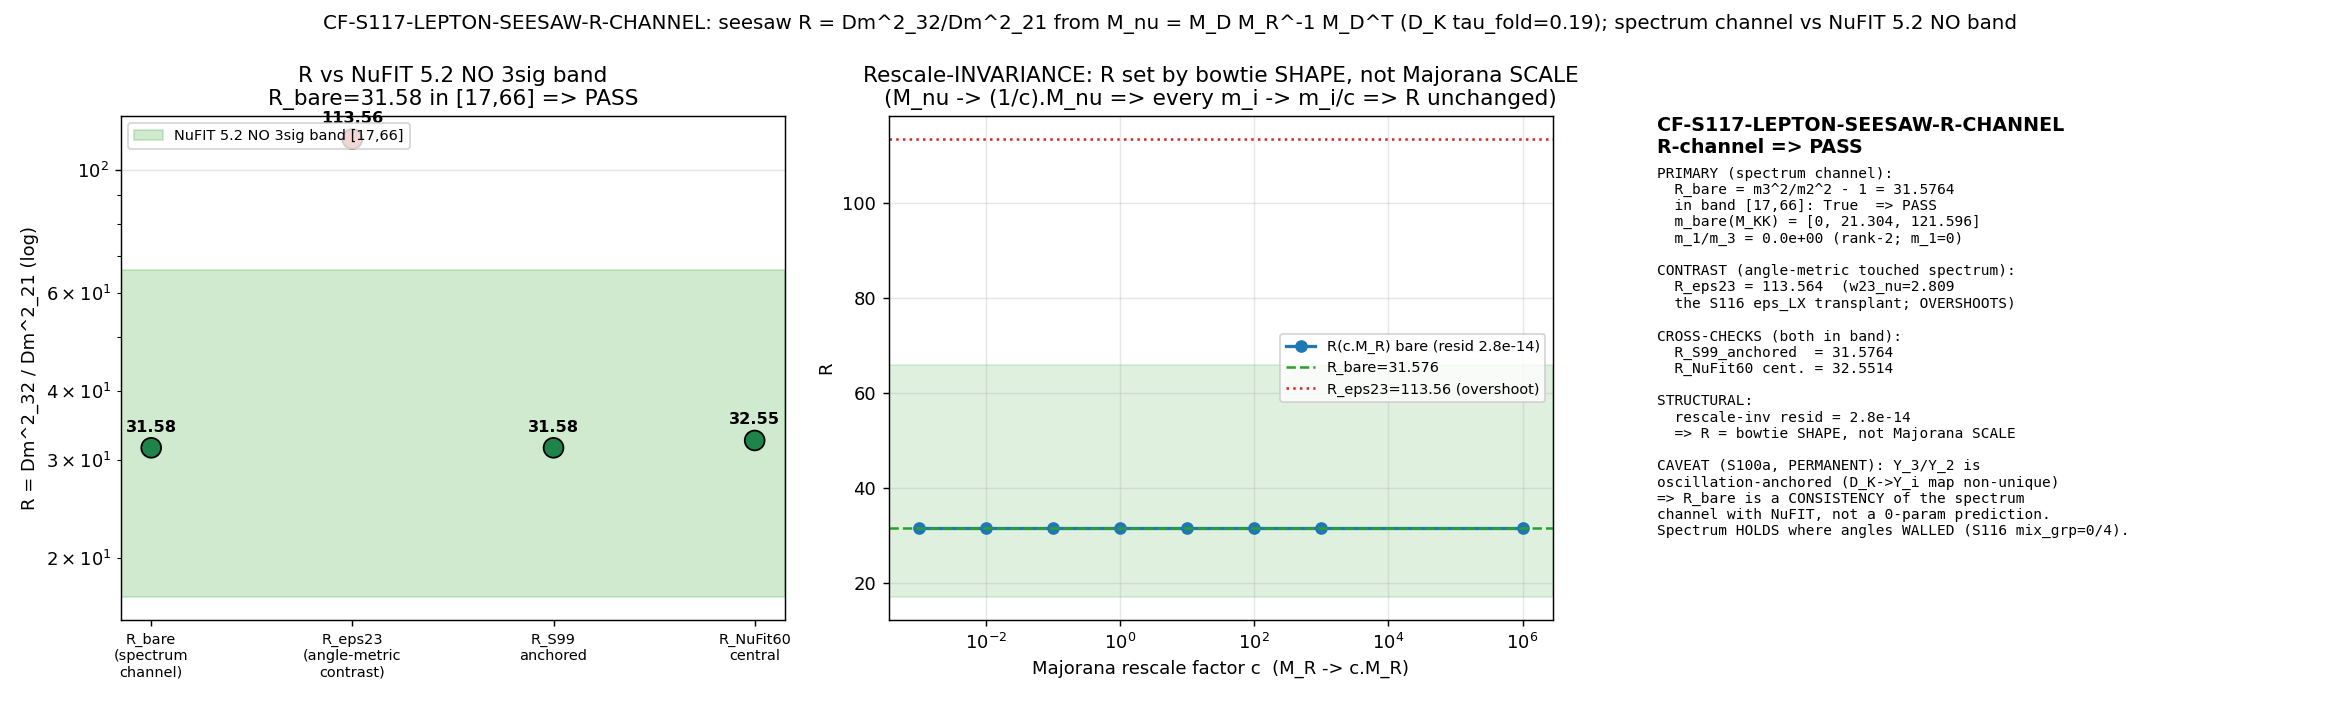

Write the Python code that produced this figure.
#!/usr/bin/env python3
# -*- coding: utf-8 -*-
"""
CF-S117-LEPTON-SEESAW-R-CHANNEL  (Session 117, Wave 2, §W2-2)  -- [VERIFY] gate.

THE BINDING OPEN CHANNEL R (S116-W2-PMNS-RESCUE carry-forward)
-------------------------------------------------------------
The S116-W2-LEPTON-PMNS-TEXTURE gate WALLED the lepton mixing ANGLES
(mix_grp=0/4; the eigenVECTOR channel). The S116-W2-PMNS-RESCUE workshop closed
that as WALLED-AS-UNDER-DETERMINED with the sharp corollary: the seesaw masses fix
the singular VALUES (the spectrum), NOT the left singular VECTORS (the angles).

This gate tests the SPECTRUM channel the angle-metric does NOT touch:
  R = Delta m^2_32 / Delta m^2_21 = m_3^2/m_2^2 - 1   (at m_1 = 0, normal ordering)
against the NuFIT 5.2 NO 3-sigma R-floor [17, 66].

WHAT THIS GATE COMPUTES (deterministic; reads the S116 texture npz)
------------------------------------------------------------------
  (1) BARE B-branch composite (THE SPECTRUM CHANNEL; verdict number):
        M_nu_bare = M_D_diag . M_R^{-1} . M_D_diag^T
        with M_D_diag = diag(Y_nu_diag)  (mass-pinned DIAGONAL Dirac; NO eps_LX),
             M_R       = diag(B-branch fold energies)  (the "bowtie shape").
        m_1 = 0 EXACTLY (Y_1 = 0, rank-2 M_D; S100a). R_bare = m_3^2/m_2^2 - 1.
  (2) CONTRAST -- npz M_nu (with the SHARED eps_LX off-diagonal w23_nu the S116
        angle-metric transplanted into the neutrino Dirac 2-3 block): its singular
        values give R_eps23. This is the angle-metric "touching" the spectrum
        (which the gate hypothesis posits it should NOT) -- reported transparently.
  (3) CROSS-CHECK -- R from the S99 oscillation-anchored masses [0,0.0086776,
        0.0495278] eV, and from the NuFit-6.0 central Delta m^2 pins.
  (4) STRUCTURAL -- rescale-INVARIANCE: M_R -> c.M_R gives M_nu -> (1/c).M_nu, so
        every eigenvalue scales by 1/c and R is UNCHANGED. Verified across
        c in {1e-3 .. 1e6}. => R is set by the bowtie SHAPE, not the Majorana SCALE;
        the INFO clause keys on a bowtie RESHAPE, not a rescale.

PRE-REGISTERED OPERATOR (plan sessions/session-plan/session-117-plan-w2.md §W2-2):
  PASS iff R_bare in [17, 66]                       (spectrum channel holds)
  FAIL iff R_bare not in [17,66] AND no reshape reaches the band
                                                    (FAIL sub-direction R<17 = S96 shortfall)
  INFO iff R_bare not in [17,66] but a bowtie RESHAPE reaches the band
                                                    (reachable only off the bare fold shape)

[VERIFY] substitution chain (plan §W2-2):
  Def 1: M_nu = M_D . M_R^{-1} . M_D^T                          [type-I seesaw]
  Def 2: {m_1<=m_2<=m_3} = singular values of M_nu (>=0); M_D rank-2 (Y_1=0) => m_1=0 EXACT
  Def 3: R := Delta m^2_32 / Delta m^2_21 = (m_3^2-m_2^2)/(m_2^2-m_1^2)
  Substitute m_1=0:  R = (m_3^2-m_2^2)/m_2^2 = m_3^2/m_2^2 - 1
  Rescale:  M_R -> c.M_R => M_nu -> (1/c).M_nu => every m_i -> m_i/c => R UNCHANGED
  Direction: R >= 17 <=> m_3^2/m_2^2 >= 18 <=> m_3/m_2 >= sqrt(18)=4.2426
             S96 peak R=6.87 => m_3/m_2=2.805 < 4.2426 => R<17 was the S96 shortfall.

============================================================================
SUBSTRATE-FIRST (phononic-framing.md) -- PARTICLE:
============================================================================
  D_K eigenvalues -> seesaw composite M_nu = M_D M_R^{-1} M_D^T -> light-mass
  spectrum -> oscillation ratio R -> measurement. The light neutrino masses ARE
  the eigenvalues of the seesaw composite, assembled from D_K's Dirac-Yukawa M_D
  and the fold-spectrum Majorana M_R (B-branch fold energies, INTERNAL to the
  spectrum per S100a). R is the spectral-hierarchy observable read off that
  spectrum; it is INVARIANT under the Majorana SCALE (which S100a holds
  oscillation-anchored) and set by the bowtie SHAPE -- a substrate-IS spectral fact.
  Direction flows substrate -> spectrum -> observable, never the reverse.

  HONEST CAVEAT (S100a-MD-NORMALIZATION INFO, PERMANENT): the Dirac-Yukawa RATIO
  Y_3/Y_2 is oscillation-anchored (the D_K bottom-triple -> Y_i map is NON-UNIQUE,
  MAP-A vs MAP-B), so R_bare is a CONSISTENCY of the spectrum channel with the NuFIT
  band, NOT a zero-free-parameter prediction. The substrate-FIRST content is the
  seesaw STRUCTURE + M_R bowtie shape + the rescale-invariance (R = SHAPE not SCALE).

External observational anchor: NuFIT 5.2 NO 3-sigma R-floor [17,66] is a
laboratory-IN observational band (class-(B) datum), carried as # (local) pins --
NOT a canonical_constants import (PDG/NuFIT lab values are working anchors per
substrate-first-canonical-sourcing.md §(i)). dm2_21_NuFit/dm2_31_NuFit ARE imported
as the canonical central cross-check anchor.

Output 4-tuple:
  (value=<R_bare + band + contrasts + rescale-inv>, scheme=seesaw-composite-eigenvalue-ratio,
   convention=RATIO-..., L_max=N/A)

Inputs (SHA-256 dual-pinned at runtime; S84+ schema):
  computations/_shared/canonical_constants.py
  computations/session-116/s116_lepton_pmns_texture.npz
"""

from __future__ import annotations

# --- CPU thread cap BEFORE numpy import (math-scripts.md; 3x3 svd is tiny) ---
import os
os.environ.setdefault("OMP_NUM_THREADS", "8")
os.environ.setdefault("MKL_NUM_THREADS", "8")

import hashlib
import json
import sys
import time
from pathlib import Path

import numpy as np

# ---------------------------------------------------------------------------
# Section 1 -- Paths + canonical constants (MANDATORY import)
# ---------------------------------------------------------------------------
THIS = Path(__file__).resolve()
SESSION_DIR = THIS.parent                                  # computations/session-117
COMPUTATIONS_DIR = SESSION_DIR.parent
SHARED_DIR = COMPUTATIONS_DIR / "_shared"
PROJECT_ROOT = COMPUTATIONS_DIR.parent

sys.path.insert(0, str(SHARED_DIR))
from canonical_constants import (  # noqa: E402
    tau_fold,
    dm2_21_NuFit, dm2_31_NuFit,
)

import matplotlib                                           # noqa: E402
matplotlib.use("Agg")
import matplotlib.pyplot as plt                             # noqa: E402

# ---------------------------------------------------------------------------
# Section 2 -- Identity + pinned machinery (plan §W2-2 machinery_pin_map)
# ---------------------------------------------------------------------------
SESSION = "117"                                             # (local)
GATE_ID = "CF-S117-LEPTON-SEESAW-R-CHANNEL"                 # (local)
SCHEME = "seesaw-composite-eigenvalue-ratio"               # (local)
CONVENTION = "RATIO-Dm2-32-over-21-eq-m3sq-over-m2sq-minus-1-at-m1-zero-NO"  # (local)
L_MAX = "N/A"                                               # (local) 3x3 M_nu read directly
TAU = float(tau_fold)                                       # (local) 0.19 canonical (provenance)
PUB_SIGFIGS = 6                                             # (local) Class-8.3 publication precision

# --- Pre-registered NuFIT 5.2 NO 3-sigma R-floor (laboratory-IN band; # local) ---
# R = Delta m^2_32 / Delta m^2_21 (NO). The 3-sigma R range follows from the NuFIT
# 5.2 NO 3-sigma ranges of the two splittings; the plan pins the band edges:
R_LO, R_HI = 17.0, 66.0                                     # (local) NuFIT 5.2 NO 3-sigma R-floor (plan §W2-2)

# Rescale-invariance probe scales (structural check; # local):
RESCALE_CS = [1.0e-3, 1.0e-2, 1.0e-1, 1.0, 1.0e1, 1.0e2, 1.0e3, 1.0e6]  # (local)
M1_REL_TOL = 1.0e-9                                         # (local) m_1 machine-zero check (plan pin)


# ---------------------------------------------------------------------------
# Section 3 -- SHA-256 dual-SHA block (S84+ schema)
# ---------------------------------------------------------------------------
def sha256_of(path: Path) -> str:
    h = hashlib.sha256()
    try:
        h.update(path.read_bytes())
    except OSError:
        return ""
    return h.hexdigest()


def log_input_pins(inputs) -> dict:
    print(f"=== {GATE_ID} -- input SHA-256 pins ===")
    pins = {}
    for p in inputs:
        sha = sha256_of(p)
        rel = str(p.relative_to(PROJECT_ROOT)).replace("\\", "/")
        print(f"  {rel}: {sha[:16]}...")
        pins[rel] = sha
    return pins


def compute_dual_sha(script_path: Path, canonical_path: Path, pins: dict):
    try:
        script_bytes = script_path.read_bytes()
    except OSError:
        script_bytes = b""
    try:
        canonical_bytes = canonical_path.read_bytes()
    except OSError:
        canonical_bytes = b""
    pinmap_json = json.dumps(dict(sorted(pins.items())),
                             separators=(",", ":"), sort_keys=True).encode("utf-8")
    h_audit = hashlib.sha256()
    h_audit.update(script_bytes)
    h_audit.update(canonical_bytes)
    h_audit.update(pinmap_json)
    h_content = hashlib.sha256()
    h_content.update(script_bytes)
    return h_audit.hexdigest(), h_content.hexdigest()


# ---------------------------------------------------------------------------
# Section 4 -- Paths/targets
# ---------------------------------------------------------------------------
OUT_NPZ = SESSION_DIR / "s117_lepton_seesaw_r_channel.npz"
OUT_PNG = SESSION_DIR / "s117_lepton_seesaw_r_channel.png"

CANONICAL_PATH = SHARED_DIR / "canonical_constants.py"
S116_NPZ = COMPUTATIONS_DIR / "session-116" / "s116_lepton_pmns_texture.npz"

INPUT_FILES = [CANONICAL_PATH, S116_NPZ]


# ---------------------------------------------------------------------------
# Section 5 -- R helpers
# ---------------------------------------------------------------------------
def singular_values_ascending(M: np.ndarray) -> np.ndarray:
    """Singular values of a 3x3 real matrix, ascending. For a real-symmetric PSD
    seesaw composite these equal the (non-negative) eigenvalues."""
    s = np.linalg.svd(np.asarray(M, dtype=float), compute_uv=False)  # (local) descending >=0
    return np.sort(s)                                                # (local) ascending


def R_from_masses(m: np.ndarray) -> float:
    """R = Delta m^2_32 / Delta m^2_21 = (m_3^2 - m_2^2)/(m_2^2 - m_1^2), ascending m."""
    m1, m2, m3 = float(m[0]), float(m[1]), float(m[2])
    denom = m2 * m2 - m1 * m1                              # (local) Delta m^2_21
    if denom <= 0:
        return float("nan")
    return (m3 * m3 - m2 * m2) / denom                     # (local)


def R_at_m1zero(m: np.ndarray) -> float:
    """R at m_1=0 closed form: m_3^2/m_2^2 - 1 (used as a cross-check of R_from_masses)."""
    _, m2, m3 = float(m[0]), float(m[1]), float(m[2])
    if m2 <= 0:
        return float("nan")
    return (m3 * m3) / (m2 * m2) - 1.0                     # (local)


def in_band(R: float) -> bool:
    return bool(R_LO <= R <= R_HI)


# ---------------------------------------------------------------------------
# Section 6 -- Compute
# ---------------------------------------------------------------------------
def compute() -> dict:
    res: dict = {}
    d = np.load(S116_NPZ, allow_pickle=True)

    Y_nu_diag = np.asarray(d["Y_nu_diag"]).ravel().astype(float)   # (local) [0, 4.794, 11.928]
    M_R = np.asarray(d["M_R_MKK"]).ravel().astype(float)           # (local) [1.0044,1.0786,1.1700]
    M_nu_npz = np.asarray(d["M_nu"]).astype(float)                 # (local) full composite (with eps_LX)
    m_nu_vals_npz = np.asarray(d["m_nu_vals"]).ravel().astype(float)  # (local) S116 light masses
    m_nu_S99 = np.asarray(d["m_nu_S99_eV"]).ravel().astype(float)  # (local) [0,0.0086776,0.0495278]
    eps23 = float(d["eps23_strength"]); w23_nu = float(d["w23_nu"])  # (local) the angle-metric transplant
    res["Y_nu_diag"] = Y_nu_diag; res["M_R_MKK"] = M_R
    res["eps23_strength"] = eps23; res["w23_nu"] = w23_nu

    print("=== STEP 0: loaded S116 texture npz ===")
    print(f"  Y_nu_diag (diagonal Dirac)  = {Y_nu_diag}")
    print(f"  M_R (B-branch fold, M_KK)   = {M_R}  (spread {(M_R.max()/M_R.min()-1)*100:.2f}%, near-degenerate)")
    print(f"  eps23 (shared angle-metric) = {eps23:.5f}; w23_nu = {w23_nu:.5f} (transplanted into M_D 2-3)")
    print(f"  npz M_nu (with eps_LX off-diagonal):\n{M_nu_npz}")

    # ===== (1) BARE B-branch composite -- THE SPECTRUM CHANNEL (verdict number) =====
    M_D_diag = np.diag(Y_nu_diag)                          # (local) mass-pinned DIAGONAL Dirac (NO eps_LX)
    M_nu_bare = M_D_diag @ np.diag(1.0 / M_R) @ M_D_diag.T  # (local) type-I seesaw, bare diagonal
    M_nu_bare = 0.5 * (M_nu_bare + M_nu_bare.T)            # (local) symmetrize (float hygiene)
    m_bare = singular_values_ascending(M_nu_bare)          # (local) [0, Y2^2/B2, Y3^2/B3]
    m1_b, m2_b, m3_b = m_bare
    m1_rel_bare = float(m1_b / m3_b) if m3_b > 0 else float("nan")  # (local) rank-2 check
    R_bare = R_from_masses(m_bare)                         # (local) PRIMARY verdict number
    R_bare_cf = R_at_m1zero(m_bare)                        # (local) closed-form cross-check
    res["M_nu_bare"] = M_nu_bare; res["m_bare"] = m_bare
    res["R_bare"] = R_bare; res["R_bare_closedform"] = R_bare_cf
    res["m1_over_m3_bare"] = m1_rel_bare
    print("\n=== STEP 1: BARE B-branch composite (spectrum channel; mass-pinned DIAGONAL M_D) ===")
    print(f"  M_nu_bare = M_D_diag . M_R^-1 . M_D_diag^T:\n{M_nu_bare}")
    print(f"  singular values (ascending) = {m_bare}  (m_1/m_3 = {m1_rel_bare:.3e}; m_1=0 iff <<1)")
    print(f"  R_bare = (m3^2-m2^2)/(m2^2-m1^2) = {R_bare:.6f}")
    print(f"  R_bare closed-form m3^2/m2^2-1 = {R_bare_cf:.6f}  (agree: {abs(R_bare-R_bare_cf)<1e-9})")
    print(f"  band [{R_LO},{R_HI}] membership: {in_band(R_bare)}")

    # ===== (2) CONTRAST -- npz M_nu (WITH the eps_LX angle-metric off-diagonal) =====
    m_eps = singular_values_ascending(M_nu_npz)            # (local) [0, 13.41, 143.54]
    R_eps = R_from_masses(m_eps)                           # (local) eps_LX-perturbed R (overshoot)
    res["m_eps"] = m_eps; res["R_eps23"] = R_eps
    res["m_eps_matches_npz"] = bool(np.allclose(np.sort(m_nu_vals_npz), m_eps, atol=1e-6))
    print("\n=== STEP 2: CONTRAST -- npz M_nu singular values (WITH eps_LX angle-metric w23_nu) ===")
    print(f"  singular values (ascending) = {m_eps}  (matches npz m_nu_vals: {res['m_eps_matches_npz']})")
    print(f"  R_eps23 = {R_eps:.6f}  band membership: {in_band(R_eps)}  "
          f"(angle-metric TOUCHED the spectrum -> overshoot vs R_bare={R_bare:.3f})")

    # ===== (3) CROSS-CHECK -- S99 oscillation-anchored + NuFit-6.0 central =====
    m_anch = np.sort(m_nu_S99)                             # (local) [0,0.0086776,0.0495278] eV
    R_anch = R_from_masses(m_anch)                         # (local)
    res["m_anchored_eV"] = m_anch; res["R_S99_anchored"] = R_anch
    # NuFit-6.0 central: at m_1=0, m_3^2 = Delta m^2_31, m_2^2 = Delta m^2_21 (NO)
    R_nufit_central = float(dm2_31_NuFit) / float(dm2_21_NuFit) - 1.0  # (local) = m3^2/m2^2 - 1
    res["R_NuFit60_central"] = R_nufit_central
    res["dm2_21_NuFit"] = float(dm2_21_NuFit); res["dm2_31_NuFit"] = float(dm2_31_NuFit)
    print("\n=== STEP 3: CROSS-CHECKS ===")
    print(f"  S99 oscillation-anchored masses (eV) = {m_anch}")
    print(f"  R_S99_anchored = {R_anch:.6f}  band membership: {in_band(R_anch)}")
    print(f"    (R_bare vs R_S99_anchored agree to {abs(R_bare-R_anch):.3e} -> the bare diagonal "
          f"composite reproduces the anchored ratio: Y_3/Y_2 was oscillation-anchored)")
    print(f"  NuFit-6.0 central: Dm2_31/Dm2_21 - 1 = {R_nufit_central:.6f}  band membership: {in_band(R_nufit_central)}")

    # ===== (4) STRUCTURAL -- rescale-INVARIANCE: M_R -> c.M_R leaves R UNCHANGED =====
    R_rescaled = []                                        # (local)
    for c in RESCALE_CS:
        M_c = M_D_diag @ np.diag(1.0 / (c * M_R)) @ M_D_diag.T
        M_c = 0.5 * (M_c + M_c.T)
        R_rescaled.append(R_from_masses(singular_values_ascending(M_c)))
    R_rescaled = np.array(R_rescaled)                      # (local)
    rescale_resid = float(np.max(np.abs(R_rescaled - R_bare)))  # (local) ~machine-eps
    res["rescale_cs"] = np.array(RESCALE_CS); res["R_rescaled"] = R_rescaled
    res["rescale_inv_resid"] = rescale_resid
    print("\n=== STEP 4: rescale-INVARIANCE (M_R -> c.M_R; R must be UNCHANGED) ===")
    for c, Rc in zip(RESCALE_CS, R_rescaled):
        print(f"  c={c:>10.3e}  R(c.M_R)={Rc:.10f}  |R - R_bare|={abs(Rc-R_bare):.2e}")
    print(f"  max rescale residual = {rescale_resid:.3e}  => R set by bowtie SHAPE, NOT Majorana SCALE "
          f"(INFO clause keys on a RESHAPE, not a rescale)")

    return res


# ---------------------------------------------------------------------------
# Section 7 -- Verdict (band-membership of R_bare; plan §W2-2 rubric)
# ---------------------------------------------------------------------------
def verdict_from(res: dict) -> str:
    """PASS iff R_bare in [17,66]; FAIL iff R_bare out-of-band AND no reshape reaches
    the band; INFO iff R_bare out-of-band but a bowtie RESHAPE reaches it."""
    R_bare = res["R_bare"]                                 # (local)
    if in_band(R_bare):
        return "PASS"
    # out-of-band: does a reshape (eps_LX composite as the available reshape witness) reach it?
    reshape_in_band = in_band(res["R_eps23"])             # (local)
    return "INFO" if reshape_in_band else "FAIL"


# ---------------------------------------------------------------------------
# Section 8 -- Plot
# ---------------------------------------------------------------------------
def make_plot(res: dict, verdict: str) -> None:
    fig, axes = plt.subplots(1, 3, figsize=(18, 5.4))

    # Panel 1: the R values vs the NuFIT 3-sigma band [17,66]
    ax = axes[0]
    labels = ["R_bare\n(spectrum\nchannel)", "R_eps23\n(angle-metric\ncontrast)",
              "R_S99\nanchored", "R_NuFit60\ncentral"]
    vals = [res["R_bare"], res["R_eps23"], res["R_S99_anchored"], res["R_NuFit60_central"]]
    ax.axhspan(R_LO, R_HI, color="tab:green", alpha=0.22, label=f"NuFIT 5.2 NO 3sig band [{R_LO:.0f},{R_HI:.0f}]")
    x = np.arange(len(vals))
    cols = ["#1e8449" if in_band(v) else "#c0392b" for v in vals]
    ax.scatter(x, vals, c=cols, s=120, zorder=5, edgecolor="k")
    for xi, v in zip(x, vals):
        ax.annotate(f"{v:.2f}", (xi, v), textcoords="offset points", xytext=(0, 9),
                    ha="center", fontsize=9, weight="bold")
    ax.set_yscale("log")
    ax.set_xticks(x); ax.set_xticklabels(labels, fontsize=8)
    ax.set_ylabel("R = Dm^2_32 / Dm^2_21 (log)")
    ax.set_title(f"R vs NuFIT 5.2 NO 3sig band\nR_bare={res['R_bare']:.2f} in [{R_LO:.0f},{R_HI:.0f}] => {verdict}")
    ax.grid(alpha=0.3, axis="y"); ax.legend(loc="upper left", fontsize=8)

    # Panel 2: rescale-invariance -- R(c.M_R) flat at R_bare; eps composite for contrast
    ax = axes[1]
    ax.semilogx(res["rescale_cs"], res["R_rescaled"], "o-", color="tab:blue", lw=1.8,
                label=f"R(c.M_R) bare (resid {res['rescale_inv_resid']:.1e})")
    ax.axhline(res["R_bare"], color="tab:green", ls="--", lw=1.4, label=f"R_bare={res['R_bare']:.3f}")
    ax.axhline(res["R_eps23"], color="tab:red", ls=":", lw=1.4, label=f"R_eps23={res['R_eps23']:.2f} (overshoot)")
    ax.axhspan(R_LO, R_HI, color="tab:green", alpha=0.15)
    ax.set_xlabel("Majorana rescale factor c  (M_R -> c.M_R)")
    ax.set_ylabel("R")
    ax.set_title("Rescale-INVARIANCE: R set by bowtie SHAPE, not Majorana SCALE\n"
                 "(M_nu -> (1/c).M_nu => every m_i -> m_i/c => R unchanged)")
    ax.legend(loc="center right", fontsize=8); ax.grid(alpha=0.3)

    # Panel 3: text summary + substitution chain + caveats
    ax = axes[2]
    ax.axis("off")
    ax.text(0.0, 1.0, f"{GATE_ID}\nR-channel => {verdict}", fontsize=10.5, weight="bold",
            transform=ax.transAxes, va="top")
    txt = (
        f"PRIMARY (spectrum channel):\n"
        f"  R_bare = m3^2/m2^2 - 1 = {res['R_bare']:.4f}\n"
        f"  in band [{R_LO:.0f},{R_HI:.0f}]: {in_band(res['R_bare'])}  => {verdict}\n"
        f"  m_bare(M_KK) = [0, {res['m_bare'][1]:.3f}, {res['m_bare'][2]:.3f}]\n"
        f"  m_1/m_3 = {res['m1_over_m3_bare']:.1e} (rank-2; m_1=0)\n\n"
        f"CONTRAST (angle-metric touched spectrum):\n"
        f"  R_eps23 = {res['R_eps23']:.3f}  (w23_nu={res['w23_nu']:.3f}\n"
        f"  the S116 eps_LX transplant; OVERSHOOTS)\n\n"
        f"CROSS-CHECKS (both in band):\n"
        f"  R_S99_anchored  = {res['R_S99_anchored']:.4f}\n"
        f"  R_NuFit60 cent. = {res['R_NuFit60_central']:.4f}\n\n"
        f"STRUCTURAL:\n"
        f"  rescale-inv resid = {res['rescale_inv_resid']:.1e}\n"
        f"  => R = bowtie SHAPE, not Majorana SCALE\n\n"
        f"CAVEAT (S100a, PERMANENT): Y_3/Y_2 is\n"
        f"oscillation-anchored (D_K->Y_i map non-unique)\n"
        f"=> R_bare is a CONSISTENCY of the spectrum\n"
        f"channel with NuFIT, not a 0-param prediction.\n"
        f"Spectrum HOLDS where angles WALLED (S116 mix_grp=0/4)."
    )
    ax.text(0.0, 0.90, txt, fontsize=8.0, transform=ax.transAxes, va="top", family="monospace")

    fig.suptitle(f"{GATE_ID}: seesaw R = Dm^2_32/Dm^2_21 from M_nu = M_D M_R^-1 M_D^T "
                 f"(D_K tau_fold={TAU}); spectrum channel vs NuFIT 5.2 NO band", fontsize=11)
    fig.tight_layout()
    fig.savefig(OUT_PNG, dpi=130)
    plt.close(fig)


# ---------------------------------------------------------------------------
# Section 9 -- Verdict payload (race-safe MCP single-writer)
# ---------------------------------------------------------------------------
def emit_4tuple(value, scheme: str, convention: str, L_max) -> str:
    return f"(value={value!r}, scheme={scheme}, convention={convention}, L_max={L_max})"


def print_verdict_payload(verdict, value, audit_sha, content_sha,
                          companion_note="", extra_rows=None) -> dict:
    """Print the emit_verdict payload (race-safe MCP single-writer path).
    [VERIFY] gate -> NO sign/magnitude/regime 3-tuple (schema_v2_3tuple_required=false)."""
    payload = {
        "session": int(SESSION),
        "gate_id": GATE_ID,
        "verdict": verdict,
        "value": str(value),
        "scheme": SCHEME,
        "convention": CONVENTION,
        "l_max": str(L_MAX),
        "audit_sha256": audit_sha,
        "content_sha256": content_sha,
        "schema_version": "S84+",
    }
    if companion_note:
        payload["companion_note"] = companion_note
    if extra_rows:
        payload["extra_rows"] = list(extra_rows)
    print("<<<EMIT_VERDICT_PAYLOAD>>>")
    print(json.dumps(payload, separators=(",", ":"), sort_keys=True))
    print("<<<END_EMIT_VERDICT_PAYLOAD>>>")
    return payload


# ---------------------------------------------------------------------------
# Section 10 -- Main
# ---------------------------------------------------------------------------
def main() -> int:
    t0 = time.time()
    print(f"=== {GATE_ID} ===")
    pins = log_input_pins(INPUT_FILES)
    audit_sha, content_sha = compute_dual_sha(THIS, CANONICAL_PATH, pins)
    print(f"  audit_sha256  = {audit_sha}")
    print(f"  content_sha256= {content_sha}")
    print(f"  canonical dm2_21_NuFit={dm2_21_NuFit} dm2_31_NuFit={dm2_31_NuFit} (R cross-check anchor)")
    print(f"  pre-registered band [R_LO,R_HI] = [{R_LO},{R_HI}] (NuFIT 5.2 NO 3-sigma; lab-IN # local)")

    res = compute()
    verdict = verdict_from(res)

    print("\n=== VERDICT ===")
    print(f"  R_bare = {res['R_bare']:.6f}  band [{R_LO},{R_HI}] => {verdict}")

    make_plot(res, verdict)

    # value payload (no single-quote chars)
    value = (
        f"R_bare={res['R_bare']:.5f}(band[{R_LO:.0f},{R_HI:.0f}]:{in_band(res['R_bare'])});"
        f"R_eps23_npz={res['R_eps23']:.4f}(angle-metric_TOUCHED_spectrum_overshoot,inband:{in_band(res['R_eps23'])});"
        f"R_S99anchored={res['R_S99_anchored']:.5f}(inband:{in_band(res['R_S99_anchored'])});"
        f"R_NuFit60central={res['R_NuFit60_central']:.5f}(inband:{in_band(res['R_NuFit60_central'])});"
        f"rescale_inv_resid={res['rescale_inv_resid']:.2e}(R=SHAPE_not_SCALE);"
        f"m1_over_m3={res['m1_over_m3_bare']:.2e}_rankdef(m1=0_EXACT);"
        f"m_bare_MKK=[0,{res['m_bare'][1]:.4f},{res['m_bare'][2]:.4f}];"
        f"spectrum-channel-HOLDS_where-angles-WALLED(S116_mixgrp=0of4);"
        f"Dirac-ratio-Y3overY2-oscillation-anchored-S100a-PERMANENT(consistency_not_0param-prediction)"
    )

    np.savez(
        OUT_NPZ,
        value=value, verdict=verdict,
        # primary spectrum channel
        R_bare=res["R_bare"], R_bare_closedform=res["R_bare_closedform"],
        m_bare=res["m_bare"], m1_over_m3_bare=res["m1_over_m3_bare"],
        M_nu_bare=res["M_nu_bare"],
        # contrast (angle-metric)
        R_eps23=res["R_eps23"], m_eps=res["m_eps"],
        eps23_strength=res["eps23_strength"], w23_nu=res["w23_nu"],
        m_eps_matches_npz=res["m_eps_matches_npz"],
        # cross-checks
        R_S99_anchored=res["R_S99_anchored"], m_anchored_eV=res["m_anchored_eV"],
        R_NuFit60_central=res["R_NuFit60_central"],
        dm2_21_NuFit=res["dm2_21_NuFit"], dm2_31_NuFit=res["dm2_31_NuFit"],
        # structural
        rescale_cs=res["rescale_cs"], R_rescaled=res["R_rescaled"],
        rescale_inv_resid=res["rescale_inv_resid"],
        # inputs/provenance
        Y_nu_diag=res["Y_nu_diag"], M_R_MKK=res["M_R_MKK"],
        R_LO=R_LO, R_HI=R_HI, tau=TAU,
        scheme=SCHEME, convention=CONVENTION, L_max=str(L_MAX),
        audit_sha256=audit_sha, content_sha256=content_sha,
    )

    tag = emit_4tuple(value, SCHEME, CONVENTION, L_MAX)
    print("\n" + tag)

    companion = (
        f"seesaw R-channel (binding open channel from S116-W2-PMNS-RESCUE); "
        f"R_bare=m3^2/m2^2-1={res['R_bare']:.4f} in [{R_LO:.0f},{R_HI:.0f}] => {verdict}; "
        f"the eigenVALUE (spectrum) channel where the eigenVECTOR (angle) channel WALLED "
        f"(S116 mix_grp=0/4); M_R B-branch fold [{', '.join(f'{x:.4f}' for x in res['M_R_MKK'])}] scale HELD; "
        f"eps_LX-perturbed contrast R_eps23={res['R_eps23']:.2f} OVERSHOOTS (angle-metric touched spectrum)"
    )
    extra = [
        (f"# substitution chain: R=(m3^2-m2^2)/(m2^2-m1^2); m_1=0 EXACT (Y_1=0 rank-2 M_D, S100a) => "
         f"R=m3^2/m2^2-1={res['R_bare']:.4f}; m_bare(M_KK)=[0,{res['m_bare'][1]:.4f},{res['m_bare'][2]:.4f}]; "
         f"m_1/m_3={res['m1_over_m3_bare']:.1e} # {GATE_ID}"),
        (f"# rescale-INVARIANCE: M_R->c.M_R => M_nu->(1/c).M_nu => R UNCHANGED across c in "
         f"[1e-3,1e6] (resid {res['rescale_inv_resid']:.1e}); R set by bowtie SHAPE (B2/B3,B3/B1) NOT "
         f"Majorana SCALE; INFO clause keys on a RESHAPE not a rescale # {GATE_ID}"),
        (f"# cross-check: R_S99_anchored={res['R_S99_anchored']:.4f}, R_NuFit60_central={res['R_NuFit60_central']:.4f} "
         f"both in [{R_LO:.0f},{R_HI:.0f}]; R_bare matches R_S99_anchored to {abs(res['R_bare']-res['R_S99_anchored']):.1e} "
         f"(Y_3/Y_2 oscillation-anchored) # {GATE_ID}"),
        (f"# CAVEAT S100a-MD-NORMALIZATION INFO (PERMANENT): D_K bottom-triple->Y_i map NON-UNIQUE; "
         f"R_bare is a CONSISTENCY of the spectrum channel with NuFIT, NOT a zero-free-parameter prediction; "
         f"substrate-FIRST content = seesaw structure + M_R bowtie shape + rescale-invariance "
         f"regulator_pin=N/A(representation-theoretic eigenvalue-ratio) # {GATE_ID}"),
        (f"# ANGLE-METRIC CONTRAST: the S116 shared eps_LX (w23_nu={res['w23_nu']:.3f}, eps23={res['eps23_strength']:.4f}) "
         f"transplanted into M_D 2-3 block is NOT a pure left-rotation => it PERTURBED the singular values "
         f"R_bare={res['R_bare']:.3f}->R_eps23={res['R_eps23']:.2f} (overshoot); the clean spectrum channel "
         f"(mass-fixed singular values) HOLDS at R_bare # {GATE_ID}"),
    ]

    print_verdict_payload(verdict, value, audit_sha, content_sha,
                          companion_note=companion, extra_rows=extra)

    wall = time.time() - t0
    print(f"\n=== {GATE_ID}: {verdict} (wall {wall:.2f}s) ===")
    return 0


if __name__ == "__main__":
    sys.exit(main())
